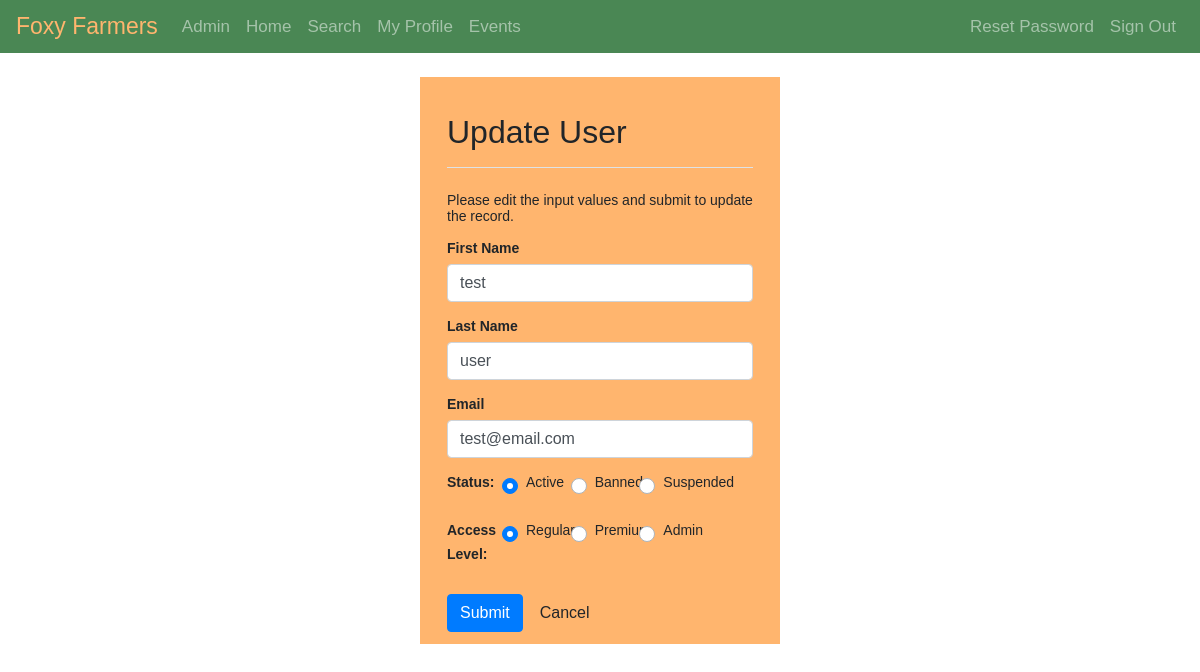
The app's page /pages/admin/user-update.php?userID=1 (signed in) with its own data.
### tables this page shows
CREATE TABLE user (
  userID INT NOT NULL,
  firstName VARCHAR(128) NOT NULL,
  lastName VARCHAR(128) NOT NULL,
  email VARCHAR(128) NOT NULL UNIQUE,
  password VARCHAR(256) NOT NULL,
  dateJoined DATETIME NULL DEFAULT CURRENT_TIMESTAMP, 
  accessLevel ENUM("regular", "premium", "admin") NULL DEFAULT "regular",
  status ENUM("active", "banned", "suspended") NULL DEFAULT "active",
  notifications INT NULL DEFAULT 0
);

### utilities/utility.php (called while the page is built, shortened)
<?php
function getUser($link, $userID) {
  $sql = "SELECT firstName, lastName, email, accessLevel, status FROM user WHERE userID = $userID;";
  if($stmt = mysqli_prepare($link, $sql)) {
    if(mysqli_stmt_execute($stmt)) {
      mysqli_stmt_store_result($stmt);
      if(mysqli_stmt_num_rows($stmt) == 1) {
        $user = array();
        mysqli_stmt_bind_result($stmt, $firstNameTemp, $lastNameTemp, $emailTemp, $accessLevelTemp, $statusTemp);
        while (mysqli_stmt_fetch($stmt)) {
          $user['firstName'] = $firstNameTemp;
          $user['lastName'] = $lastNameTemp;
          $user['email'] = $emailTemp;
          $user['accessLevel'] = $accessLevelTemp;
          $user['status'] = $statusTemp;
        }
      }
    }
    else {
      echo "Oops! Something went wrong. Please try again later.";
    }
    if (isset($user)) {
      return $user;
    }
  }
}
?>

### pages/admin/user-update.php (the view, shortened to what this page needs)
<?php
require_once "../../utilities/utility.php";
require_once "../../utilities/config.php";
$userID = $_GET["userID"];
$user = getUser($link, $userID);
$firstName = $user['firstName'];
$lastName = $user['lastName'];
$email = $user['email'];
$emailChange_err =  "";
?>
    <div class="wrapper wrapper-admin-narrow">
        <div class="container-fluid">
            <div class="row">
                <div class="col-md-12">
                    <div class="pb-2 mt-4 mb-4 border-bottom">
                        <h2>Update User</h2>
                    </div>
                    <p>Please edit the input values and submit to update the record.</p>
                    <form action="<?php echo htmlspecialchars(basename($_SERVER['REQUEST_URI'])); ?>" method="post">
						<div class="form-group">
                            <label><b>First Name</b></label>
                            <input type="text" name="firstName" class="form-control" value="<?php echo $firstName; ?>" required>
                        </div>
						<div class="form-group">
                            <label><b>Last Name</b></label>
                            <input type="text" name="lastName" class="form-control" value="<?php echo $lastName; ?>" required>
                        </div>
 						<div class="form-group">
							<label><b>Email</b></label>
                            <input type="email" name="email" class="form-control <?php echo (!empty($emailChange_err)) ? 'is-invalid' : ''; ?>" value="<?php echo $email; ?>" required>
                        </div>
                        <div class="mb-4 form-row">
                            <div class="col-md-3">
                                <label class="control-label"><b>Status: </b></label>
                            </div>
                        <div class="col-md-2 custom-control custom-radio custom-control-inline">
                            <label class="custom-control-label" for="statusActive">Active</label>
                        </div>
                        <div class="col-md-2 custom-control custom-radio custom-control-inline">
                            <label class="custom-control-label" for="statusBanned">Banned</label>
                        </div>
                        <div class="col-md-2 custom-control custom-radio custom-control-inline">
                             <label class="custom-control-label" for="statusSuspended">Suspended</label>
                        </div>
						</div>
						<div class="mb-4 form-row">
						<div class="col-md-3">
							<label class="control-label"><b>Access </b></label><br>
                            <label class="control-label"><b>Level: </b></label>
						</div>
						<div class="col-md-2 custom-control custom-radio custom-control-inline">
							<label class="custom-control-label" for="accessLevelRegular">Regular</label>
						</div>
						<div class="col-md-2 custom-control custom-radio custom-control-inline">
							<label class="custom-control-label" for="accessLevelPremium">Premium</label>
						</div>
						<div class="col-md-2 custom-control custom-radio custom-control-inline">
								<label class="custom-control-label" for="accessLevelAdmin">Admin</label>
							</div>
						</div>
                        <input type="submit" class="btn btn-primary" value="Submit">
                        <a href="admin-home.php" class="btn btn-default">Cancel</a>
                    </form>
                </div>
            </div>
        </div>
    </div>

### style/style.css (style rules this page uses)
* { -webkit-box-sizing: border-box; -moz-box-sizing: border-box; -ms-box-sizing: border-box; box-sizing: border-box; }
:root { --main-orange-color: rgb(255,181,110); --main-orange-color-inner-shadow: rgba(202, 126, 54, 0.8); --main-orange-color-outer-shadow: rgba(0, 0, 0, 0.5); --main-green-color: hsl(130, 29%, 41%); }
body { font: 14px sans-serif; background-image: url("../images/site-photos/background.png"); background-color: white; background-attachment: fixed; background-position: 50% 50%; // 3rdMay2020 Centre Background Image RM }
.wrapper { width: 30%; padding: 1%; margin: 2% auto; background-color: var(--main-orange-color); }
.navbar { background-color: var(--main-green-color); }
.navbar .navbar-brand { color: var(--main-orange-color); font-size: 23px; }
.navbar .nav-item { font-size: 17px; }

### records on screen
user: firstName "test", lastName "user", email "test@email.com"
